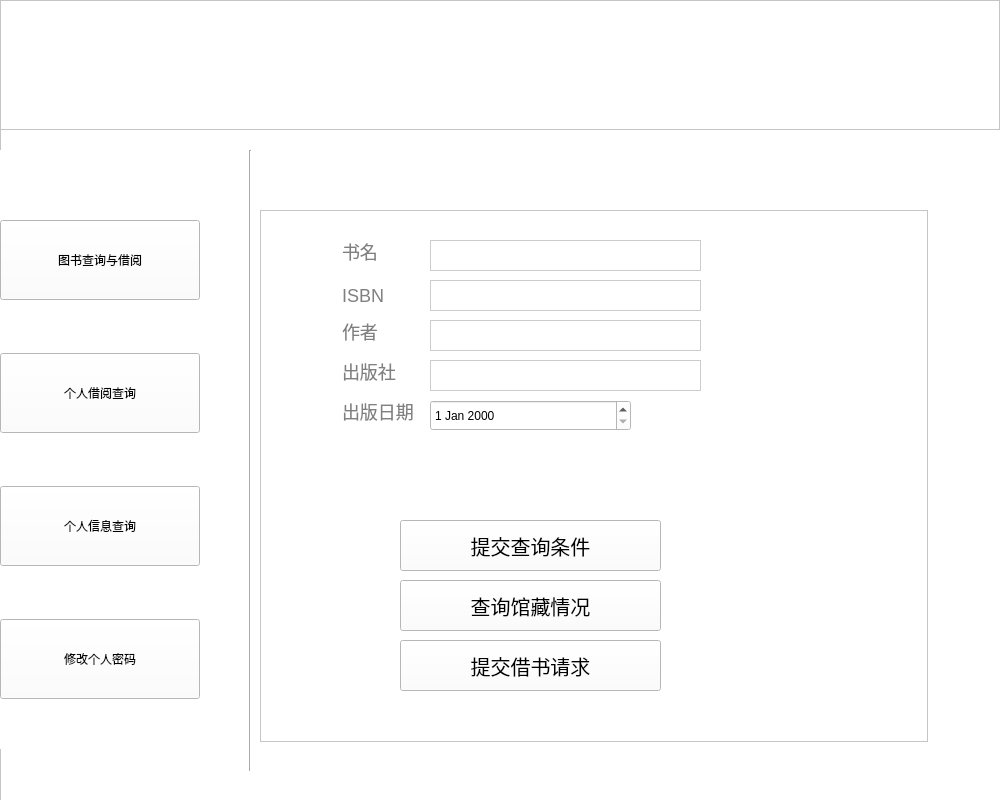
<?xml version="1.0" encoding="UTF-8"?>
<ui version="4.0">
 <class>reader_querybook</class>
 <widget class="QWidget" name="reader_querybook">
  <property name="geometry">
   <rect>
    <x>0</x>
    <y>0</y>
    <width>1000</width>
    <height>800</height>
   </rect>
  </property>
  <property name="windowTitle">
   <string>Form</string>
  </property>
  <widget class="QFrame" name="frame">
   <property name="geometry">
    <rect>
     <x>0</x>
     <y>0</y>
     <width>1001</width>
     <height>1000</height>
    </rect>
   </property>
   <property name="sizePolicy">
    <sizepolicy hsizetype="Fixed" vsizetype="Expanding">
     <horstretch>0</horstretch>
     <verstretch>0</verstretch>
    </sizepolicy>
   </property>
   <property name="minimumSize">
    <size>
     <width>800</width>
     <height>1000</height>
    </size>
   </property>
   <property name="maximumSize">
    <size>
     <width>100000</width>
     <height>100000</height>
    </size>
   </property>
   <property name="styleSheet">
    <string notr="true">background-color: rgb(255, 255, 255);</string>
   </property>
   <property name="frameShape">
    <enum>QFrame::StyledPanel</enum>
   </property>
   <property name="frameShadow">
    <enum>QFrame::Raised</enum>
   </property>
   <widget class="QGraphicsView" name="Title">
    <property name="geometry">
     <rect>
      <x>0</x>
      <y>0</y>
      <width>1000</width>
      <height>130</height>
     </rect>
    </property>
    <property name="styleSheet">
     <string notr="true">background-image: url(:/image/捕获.PNG);</string>
    </property>
   </widget>
   <widget class="QWidget" name="verticalLayoutWidget">
    <property name="geometry">
     <rect>
      <x>0</x>
      <y>150</y>
      <width>202</width>
      <height>599</height>
     </rect>
    </property>
    <layout class="QVBoxLayout" name="verticalLayout">
     <property name="spacing">
      <number>3</number>
     </property>
     <property name="topMargin">
      <number>20</number>
     </property>
     <item>
      <widget class="QPushButton" name="pb_querybook">
       <property name="minimumSize">
        <size>
         <width>200</width>
         <height>80</height>
        </size>
       </property>
       <property name="maximumSize">
        <size>
         <width>200</width>
         <height>80</height>
        </size>
       </property>
       <property name="styleSheet">
        <string notr="true">
font: 16pt &quot;Adobe Devanagari&quot;;
</string>
       </property>
       <property name="text">
        <string>图书查询与借阅</string>
       </property>
      </widget>
     </item>
     <item>
      <widget class="QPushButton" name="pb_queryborrow">
       <property name="minimumSize">
        <size>
         <width>200</width>
         <height>80</height>
        </size>
       </property>
       <property name="maximumSize">
        <size>
         <width>200</width>
         <height>80</height>
        </size>
       </property>
       <property name="styleSheet">
        <string notr="true">font: 16pt &quot;Adobe Devanagari&quot;;</string>
       </property>
       <property name="text">
        <string>个人借阅查询</string>
       </property>
      </widget>
     </item>
     <item>
      <widget class="QPushButton" name="pb_querymyself">
       <property name="minimumSize">
        <size>
         <width>200</width>
         <height>80</height>
        </size>
       </property>
       <property name="maximumSize">
        <size>
         <width>200</width>
         <height>80</height>
        </size>
       </property>
       <property name="styleSheet">
        <string notr="true">font: 16pt &quot;Adobe Devanagari&quot;;</string>
       </property>
       <property name="text">
        <string>个人信息查询</string>
       </property>
      </widget>
     </item>
     <item>
      <widget class="QPushButton" name="pb_alterpwd">
       <property name="minimumSize">
        <size>
         <width>200</width>
         <height>80</height>
        </size>
       </property>
       <property name="maximumSize">
        <size>
         <width>200</width>
         <height>80</height>
        </size>
       </property>
       <property name="styleSheet">
        <string notr="true">font: 16pt &quot;Adobe Devanagari&quot;;</string>
       </property>
       <property name="text">
        <string>修改个人密码</string>
       </property>
      </widget>
     </item>
    </layout>
   </widget>
   <widget class="Line" name="line">
    <property name="geometry">
     <rect>
      <x>240</x>
      <y>150</y>
      <width>20</width>
      <height>621</height>
     </rect>
    </property>
    <property name="styleSheet">
     <string notr="true">font: 75 9pt &quot;Adobe Devanagari&quot;;</string>
    </property>
    <property name="orientation">
     <enum>Qt::Vertical</enum>
    </property>
   </widget>
   <widget class="QFrame" name="frame_2">
    <property name="geometry">
     <rect>
      <x>260</x>
      <y>210</y>
      <width>668</width>
      <height>532</height>
     </rect>
    </property>
    <property name="frameShape">
     <enum>QFrame::StyledPanel</enum>
    </property>
    <property name="frameShadow">
     <enum>QFrame::Raised</enum>
    </property>
    <widget class="QLineEdit" name="lineEdit_1">
     <property name="geometry">
      <rect>
       <x>80</x>
       <y>30</y>
       <width>61</width>
       <height>31</height>
      </rect>
     </property>
     <property name="styleSheet">
      <string notr="true">color:#808080;
border:none;
font-size:18px;
font-family:&quot;微软雅黑&quot;;
text-align:left;</string>
     </property>
     <property name="text">
      <string>书名</string>
     </property>
    </widget>
    <widget class="QLineEdit" name="lineEdit_2">
     <property name="geometry">
      <rect>
       <x>80</x>
       <y>70</y>
       <width>61</width>
       <height>31</height>
      </rect>
     </property>
     <property name="styleSheet">
      <string notr="true">color:#808080;
border:none;
font-size:18px;
font-family:&quot;微软雅黑&quot;;
text-align:left;</string>
     </property>
     <property name="text">
      <string>ISBN</string>
     </property>
    </widget>
    <widget class="QLineEdit" name="bname">
     <property name="geometry">
      <rect>
       <x>170</x>
       <y>30</y>
       <width>271</width>
       <height>31</height>
      </rect>
     </property>
     <property name="styleSheet">
      <string notr="true">border:1px solid #cccccc;
font-size:18px;
font-family:&quot;微软雅黑&quot;;
text-align:left;</string>
     </property>
     <property name="text">
      <string/>
     </property>
    </widget>
    <widget class="QLineEdit" name="isbn">
     <property name="geometry">
      <rect>
       <x>170</x>
       <y>70</y>
       <width>271</width>
       <height>31</height>
      </rect>
     </property>
     <property name="styleSheet">
      <string notr="true">color:#808080;
border:1px solid #cccccc;
font-size:18px;
font-family:&quot;微软雅黑&quot;;
text-align:left;</string>
     </property>
    </widget>
    <widget class="QLineEdit" name="lineEdit_6">
     <property name="geometry">
      <rect>
       <x>80</x>
       <y>190</y>
       <width>101</width>
       <height>31</height>
      </rect>
     </property>
     <property name="styleSheet">
      <string notr="true">color:#808080;
border:none;
font-size:18px;
font-family:&quot;微软雅黑&quot;;
text-align:left;</string>
     </property>
     <property name="text">
      <string>出版日期</string>
     </property>
    </widget>
    <widget class="QDateEdit" name="publishdate">
     <property name="geometry">
      <rect>
       <x>170</x>
       <y>190</y>
       <width>201</width>
       <height>31</height>
      </rect>
     </property>
     <property name="styleSheet">
      <string notr="true">
font: 16pt &quot;Adobe Devanagari&quot;;</string>
     </property>
    </widget>
    <widget class="QPushButton" name="pb_querysubmit">
     <property name="geometry">
      <rect>
       <x>140</x>
       <y>310</y>
       <width>261</width>
       <height>51</height>
      </rect>
     </property>
     <property name="sizePolicy">
      <sizepolicy hsizetype="Minimum" vsizetype="Expanding">
       <horstretch>0</horstretch>
       <verstretch>0</verstretch>
      </sizepolicy>
     </property>
     <property name="styleSheet">
      <string notr="true">
font-size:20px;
font-family:&quot;微软雅黑&quot;;
padding-top:5;
padding-bottom:5;</string>
     </property>
     <property name="text">
      <string>提交查询条件</string>
     </property>
    </widget>
    <widget class="QLineEdit" name="author">
     <property name="geometry">
      <rect>
       <x>170</x>
       <y>110</y>
       <width>271</width>
       <height>31</height>
      </rect>
     </property>
     <property name="styleSheet">
      <string notr="true">color:#808080;
border:1px solid #cccccc;
font-size:18px;
font-family:&quot;微软雅黑&quot;;
text-align:left;</string>
     </property>
    </widget>
    <widget class="QLineEdit" name="lineEdit_4">
     <property name="geometry">
      <rect>
       <x>80</x>
       <y>110</y>
       <width>61</width>
       <height>31</height>
      </rect>
     </property>
     <property name="styleSheet">
      <string notr="true">color:#808080;
border:none;
font-size:18px;
font-family:&quot;微软雅黑&quot;;
text-align:left;</string>
     </property>
     <property name="text">
      <string>作者</string>
     </property>
    </widget>
    <widget class="QLineEdit" name="publisher">
     <property name="geometry">
      <rect>
       <x>170</x>
       <y>150</y>
       <width>271</width>
       <height>31</height>
      </rect>
     </property>
     <property name="styleSheet">
      <string notr="true">color:#808080;
border:1px solid #cccccc;
font-size:18px;
font-family:&quot;微软雅黑&quot;;
text-align:left;</string>
     </property>
     <property name="text">
      <string/>
     </property>
    </widget>
    <widget class="QLineEdit" name="lineEdit_7">
     <property name="geometry">
      <rect>
       <x>80</x>
       <y>150</y>
       <width>61</width>
       <height>31</height>
      </rect>
     </property>
     <property name="styleSheet">
      <string notr="true">color:#808080;
border:none;
font-size:18px;
font-family:&quot;微软雅黑&quot;;
text-align:left;</string>
     </property>
     <property name="text">
      <string>出版社</string>
     </property>
    </widget>
    <widget class="QPushButton" name="pb_borrowsubmit">
     <property name="geometry">
      <rect>
       <x>140</x>
       <y>430</y>
       <width>261</width>
       <height>51</height>
      </rect>
     </property>
     <property name="sizePolicy">
      <sizepolicy hsizetype="Minimum" vsizetype="Expanding">
       <horstretch>0</horstretch>
       <verstretch>0</verstretch>
      </sizepolicy>
     </property>
     <property name="styleSheet">
      <string notr="true">
font-size:20px;
font-family:&quot;微软雅黑&quot;;
padding-top:5;
padding-bottom:5;</string>
     </property>
     <property name="text">
      <string>提交借书请求</string>
     </property>
    </widget>
    <widget class="QPushButton" name="pb_querystorage">
     <property name="geometry">
      <rect>
       <x>140</x>
       <y>370</y>
       <width>261</width>
       <height>51</height>
      </rect>
     </property>
     <property name="sizePolicy">
      <sizepolicy hsizetype="Minimum" vsizetype="Expanding">
       <horstretch>0</horstretch>
       <verstretch>0</verstretch>
      </sizepolicy>
     </property>
     <property name="styleSheet">
      <string notr="true">
font-size:20px;
font-family:&quot;微软雅黑&quot;;
padding-top:5;
padding-bottom:5;</string>
     </property>
     <property name="text">
      <string>查询馆藏情况</string>
     </property>
    </widget>
   </widget>
  </widget>
 </widget>
 <resources/>
 <connections/>
</ui>
